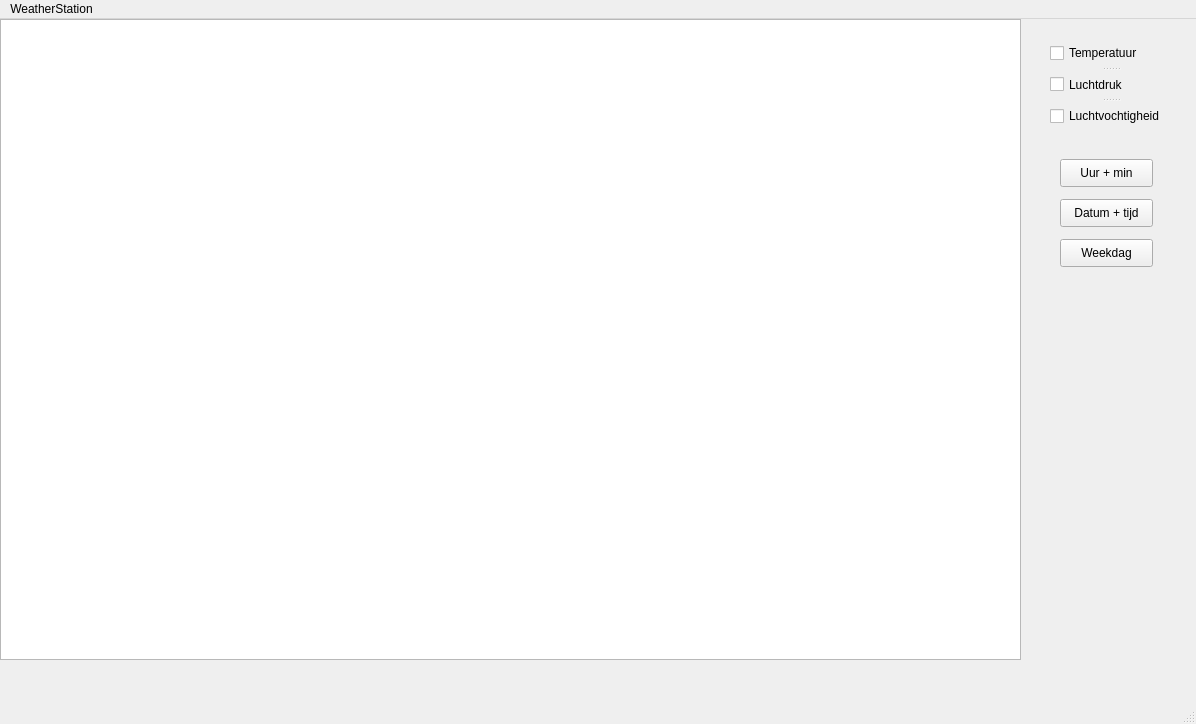
<?xml version="1.0" encoding="UTF-8"?>
<ui version="4.0">
 <class>MainWindow</class>
 <widget class="QMainWindow" name="MainWindow">
  <property name="geometry">
   <rect>
    <x>0</x>
    <y>0</y>
    <width>1196</width>
    <height>724</height>
   </rect>
  </property>
  <property name="windowTitle">
   <string>MainWindow</string>
  </property>
  <widget class="QWidget" name="centralwidget">
   <widget class="QGraphicsView" name="View">
    <property name="geometry">
     <rect>
      <x>0</x>
      <y>0</y>
      <width>1021</width>
      <height>641</height>
     </rect>
    </property>
   </widget>
   <widget class="QPushButton" name="HourBut">
    <property name="geometry">
     <rect>
      <x>1060</x>
      <y>140</y>
      <width>93</width>
      <height>28</height>
     </rect>
    </property>
    <property name="text">
     <string>Uur + min</string>
    </property>
   </widget>
   <widget class="QPushButton" name="DayBut">
    <property name="geometry">
     <rect>
      <x>1060</x>
      <y>180</y>
      <width>93</width>
      <height>28</height>
     </rect>
    </property>
    <property name="text">
     <string>Datum + tijd</string>
    </property>
   </widget>
   <widget class="QPushButton" name="WeekBut">
    <property name="geometry">
     <rect>
      <x>1060</x>
      <y>220</y>
      <width>93</width>
      <height>28</height>
     </rect>
    </property>
    <property name="text">
     <string>Weekdag</string>
    </property>
   </widget>
   <widget class="QSplitter" name="Lines">
    <property name="geometry">
     <rect>
      <x>1050</x>
      <y>20</y>
      <width>121</width>
      <height>91</height>
     </rect>
    </property>
    <property name="orientation">
     <enum>Qt::Vertical</enum>
    </property>
    <widget class="QCheckBox" name="TempBut">
     <property name="text">
      <string>Temperatuur</string>
     </property>
    </widget>
    <widget class="QCheckBox" name="PresBut">
     <property name="text">
      <string>Luchtdruk</string>
     </property>
    </widget>
    <widget class="QCheckBox" name="HumBut">
     <property name="text">
      <string>Luchtvochtigheid</string>
     </property>
    </widget>
   </widget>
  </widget>
  <widget class="QMenuBar" name="menubar">
   <property name="geometry">
    <rect>
     <x>0</x>
     <y>0</y>
     <width>1196</width>
     <height>26</height>
    </rect>
   </property>
   <widget class="QMenu" name="menuWeatherStation">
    <property name="title">
     <string>WeatherStation</string>
    </property>
   </widget>
   <addaction name="menuWeatherStation"/>
  </widget>
  <widget class="QStatusBar" name="statusbar"/>
 </widget>
 <resources/>
 <connections/>
</ui>
